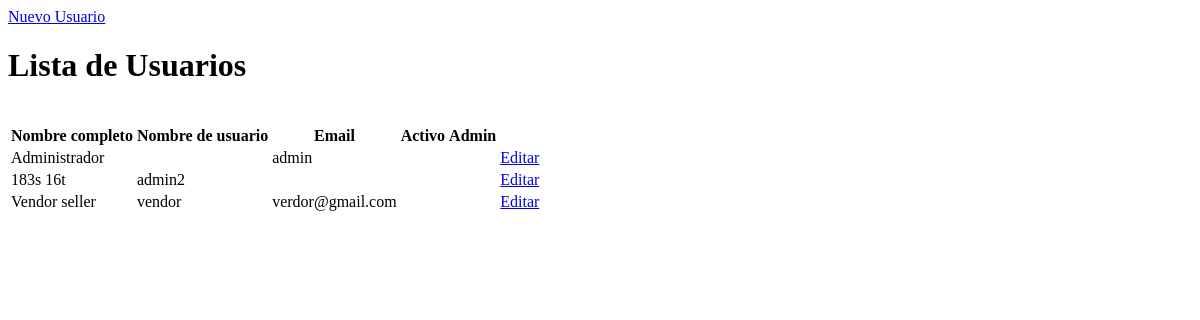
/core/app/view/users-view.php, run on the app's committed database.
### tables this page shows
CREATE TABLE `user` (
  `id` int(11) NOT NULL AUTO_INCREMENT,
  `name` varchar(50) DEFAULT NULL,
  `lastname` varchar(50) DEFAULT NULL,
  `username` varchar(50) DEFAULT NULL,
  `email` varchar(255) DEFAULT NULL,
  `password` varchar(60) DEFAULT NULL,
  `image` varchar(255) DEFAULT NULL,
  `is_active` tinyint(1) NOT NULL DEFAULT '1',
  `is_admin` tinyint(1) NOT NULL DEFAULT '0',
  `created_at` datetime DEFAULT NULL,
  PRIMARY KEY (`id`)
);

### core/controller/Executor.php (called while the page is built, shortened)
<?php
class Executor {
	public static function doit($sql){
		$con = Database::getCon();
		return array($con->query($sql),$con->insert_id);
	}
}
?>

### core/app/model/UserData.php (called while the page is built, shortened)
<?php
class UserData {
	public static $tablename = "user";
	public static function getAll(){
		$sql = "select * from ".self::$tablename;
		$query = Executor::doit($sql);
		return Model::many($query[0],new UserData());
	}
}
?>

### core/controller/Model.php (called while the page is built, shortened)
<?php
class Model {
	public static function many($query,$aclass){
		$cnt = 0;
		$array = array();
		while($r = $query->fetch_array()){
			$array[$cnt] = new $aclass;
			$cnt2=1;
			foreach ($r as $key => $v) {
				if($cnt2>0 && $cnt2%2==0){
					$array[$cnt]->$key = $v;
				}
				$cnt2++;
			}
			$cnt++;
		}
		return $array;
	}
}
?>

### core/app/view/users-view.php (the view, shortened to what this page needs)
<div class="row">
	<div class="col-md-12">
	<a href="index.php?view=newuser" class="btn btn-default pull-right"><i class='glyphicon glyphicon-user'></i> Nuevo Usuario</a>
		<h1>Lista de Usuarios</h1>
		<br>
		<?php
			$users = UserData::getAll();
		?>
		<link rel="stylesheet" type="text/css" href="plugins/datatables/jquery.dataTables.css">
		<table id="table_id" class="table table-bordered table-hover display">
			<thead>
				<th>Nombre completo</th>
				<th>Nombre de usuario</th>
				<th>Email</th>
				<th>Activo</th>
				<th>Admin</th>
				<th></th>
			</thead>
			<tbody>
			<?php
				foreach($users as $user):
			?>
				<tr>
					<td><?php echo $user->name." ".$user->lastname; ?></td>
					<td><?php echo $user->username; ?></td>
					<td><?php echo $user->email; ?></td>
					<td>
					</td>
					<td>
					</td>
					<td style="width:30px;"><a href="index.php?view=edituser&id=<?php echo $user->id;?>" class="btn btn-warning btn-xs">Editar</a></td>
				</tr>
			<?php endforeach; ?>
			</tbody>
		</table>
	</div>
</div>

### data on the page
user: name "Administrador", email "admin"
user: name "183s", lastname "16t", username "admin2"
user: name "Vendor", lastname "seller", username "vendor", email "verdor@gmail.com"
